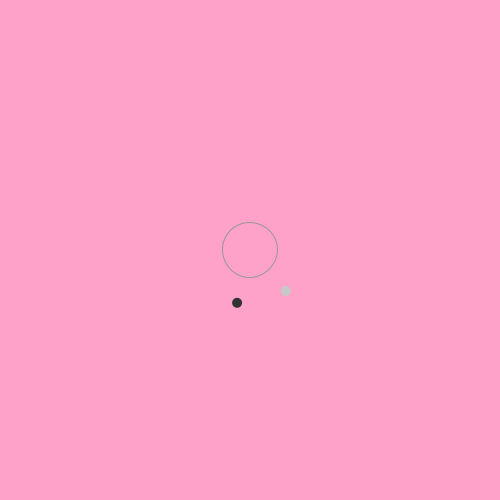
Frame 1 (no input)
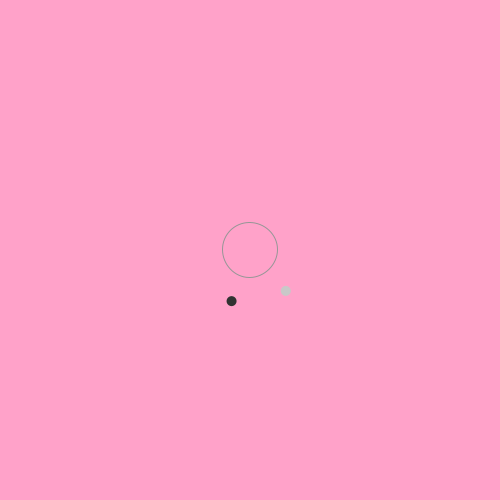
Frame 60 (the mouse pressed at the canvas centre just before this capture)
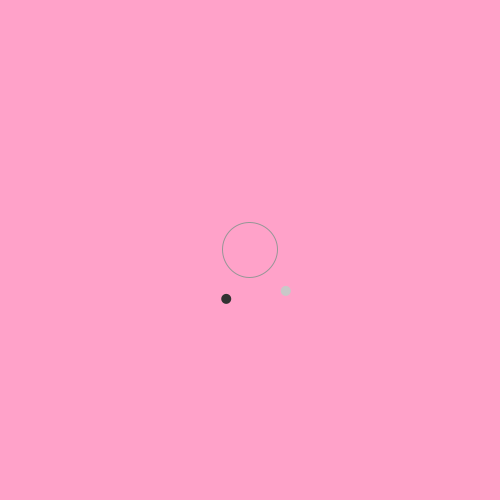
Frame 120 (the mouse held since frame 60 and released just before this capture)

The Processing sketch that drew these frames (run headless with seeded random() and noise(); from frame 60 on, the mouse is pressed at the canvas centre):

// Processing sketch: processing_78807
// ── processing_78807.pde

color lightPink = color(255, 162, 201);
color lightBlue = color(182, 237, 237);
color orange = color(255, 166, 0);
color darkBlue = color(2, 9, 67);
 


void setup() {
  size(500, 500);
  
  smooth();
}

void draw() {
 if (hour() <= 5 && minute() <=59 && second() <= 59)//morning
  {
   background(lightPink);
  }
  else if (hour() <= 17 && minute() <= 59 && second() <= 59)//early afternoon
  {
   background(lightBlue);
  }
  else if (hour() <= 20 && minute() <= 59 && second() <= 59)//late afternoon
  {
   background(orange);
  }
  else //night
  {
   background(darkBlue);
  }
   
  noFill();
  stroke(150);
  ellipse( width/2, height/2, map(hour(), 0, 23, 0, width/2), map(hour(), 0, 23, 0, height/2));
  fill(50);
  noStroke();
  ellipse(width/2 + cos(map(second(), 0, 59, 0, TWO_PI)) * map(hour(), 0, 23, 0, height/2), height/2 + sin(map(second(), 0, 59, 0, TWO_PI)) * map(hour(), 0, 23, 0, width/2), 10, 10);
  fill(200);
  noStroke();
  ellipse(width/2 + cos(map(minute(), 0, 59, 0, TWO_PI)) * map(hour(), 0, 23, 0, height/2), height/2 + sin(map(minute(), 0, 59, 0, TWO_PI)) * map(hour(), 0, 23, 0, width/2), 10, 10);

}
